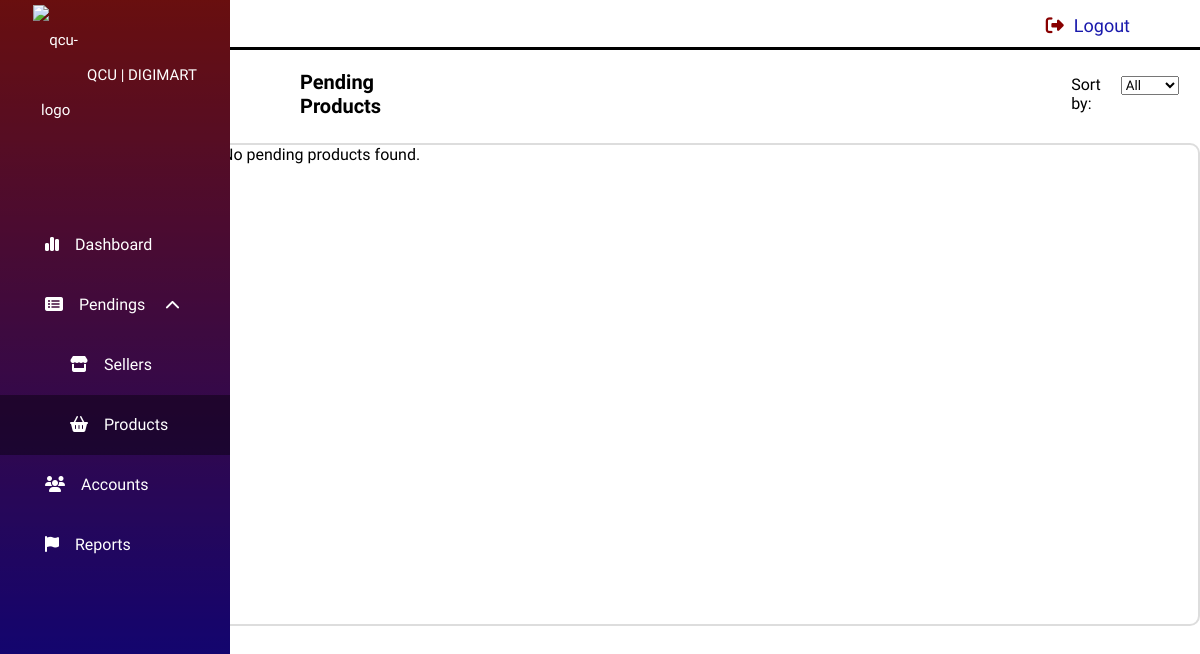
The page /admin/pending-products.php on the database as committed earlier.
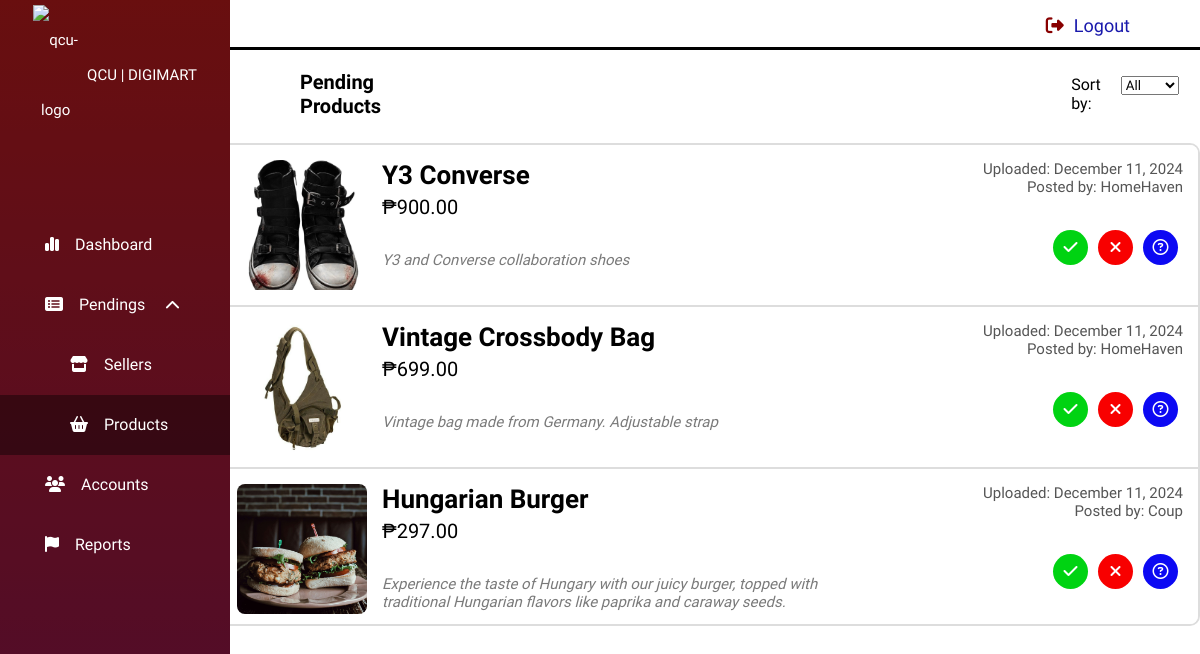
The same page on the database as committed later.
### tables this page shows
CREATE TABLE `pending_products` (
  `id` int(11) NOT NULL,
  `name` varchar(255) NOT NULL,
  `description` text NOT NULL,
  `price` decimal(10,2) NOT NULL,
  `is_available` int(11) NOT NULL DEFAULT 1,
  `category_id` int(11) NOT NULL,
  `category` varchar(255) NOT NULL,
  `images` varchar(255) NOT NULL,
  `s_id` int(11) NOT NULL,
  `date_created` datetime NOT NULL DEFAULT current_timestamp()
);

CREATE TABLE `seller` (
  `id` int(11) NOT NULL,
  `first_name` varchar(255) NOT NULL,
  `last_name` varchar(255) NOT NULL,
  `store_name` varchar(255) DEFAULT NULL,
  `org_type` varchar(30) NOT NULL,
  `store_profile` varchar(255) NOT NULL,
  `store_banner` varchar(255) NOT NULL,
  `description` text NOT NULL,
  `email` varchar(255) NOT NULL,
  `password` varchar(255) NOT NULL,
  `date_created` datetime(6) NOT NULL,
  `status` varchar(100) NOT NULL DEFAULT 'active',
  `suspend_until` date NOT NULL,
  `verification_code` varchar(255) NOT NULL,
  `is_verified` int(11) NOT NULL
);

### admin/pending-products.php (the view, shortened to what this page needs)
<?php
include '../config/config.php';
$sql = "SELECT pp.*, s.store_name, s.first_name, s.last_name, c.name as category_name
        FROM pending_products pp
        JOIN seller s ON pp.s_id = s.id
        JOIN category c ON pp.category_id = c.id
        ORDER BY pp.date_created DESC";
$result = $conn->query($sql);
?>
<!DOCTYPE html>
<html lang="en">
<head>
</head>
<body>
<?php include 'sidebar.php'; ?>
<div class="wrapper">
    <div class="product-wrapper">
        <div class="header">
            <h1>Pending Products</h1>
            <div class="filter-product">
                <p>Sort by:</p>
                <div class="sort-product">
                    <select name="sort_type" id="sort_type">
                        <option value="all" selected>All</option>
                    </select>
                </div>
            </div>
        </div>
        <div class="product-list">
            <?php
            if ($result->num_rows > 0) {
                while ($row = $result->fetch_assoc()) {
                    $images = json_decode($row['images'], true);
                    $firstImage = $images && isset($images[0]) ? $images[0] : 'default.jpg';
                ?>
                    <div class="product-item"
                        data-id="<?php echo $row['id']; ?>"
                        data-name="<?php echo htmlspecialchars($row['name']); ?>"
                        data-price="<?php echo htmlspecialchars($row['price']); ?>"
                        data-description="<?php echo htmlspecialchars($row['description']); ?>"
                        data-category="<?php echo htmlspecialchars($row['category_name']); ?>"
                        data-uploaded="<?php echo date("F j, Y - g:i A", strtotime($row['date_created'])); ?>"
                        data-store="<?php echo htmlspecialchars($row['store_name']); ?>"
                        data-seller="<?php echo htmlspecialchars($row['first_name'] . ' ' . $row['last_name']); ?>">
                        <div class="product-image" onclick="openImageModal('<?php echo htmlspecialchars($firstImage); ?>')">
                            <img src="../assets/<?php echo htmlspecialchars($firstImage); ?>" alt="Product Image">
                        </div>
                        <div class="product-details">
                            <p class="product-name"><?php echo htmlspecialchars($row['name']); ?></p>
                            <p class="product-price">&#8369;<?php echo htmlspecialchars($row['price']); ?></p>
                            <p class="product-description"><i><?php echo htmlspecialchars($row['description']); ?></i></p>
                            <p class="product-meta">Uploaded: <?php echo date("F j, Y", strtotime($row['date_created'])); ?><br>Posted by: <?php echo htmlspecialchars($row['store_name']); ?></p>
                        </div>
                        <div class="action-icons">
                            <button class="approve" onclick="openApproveModal(<?php echo $row['id']; ?>)">
                                <i class="fa-solid fa-check"></i>
                            </button>
                            <button class="reject" onclick="openRejectModal(<?php echo $row['id']; ?>)">
                                <i class="fa-solid fa-xmark"></i>
                            </button>
                            <button class="info" onclick="openModal('infoProductModal', this)">
                                <i class="fa-regular fa-circle-question"></i>
                            </button>
                        </div>
                    </div>
                <?php
                }
            } else {
                echo "<p>No pending products found.</p>";
            }
            ?>
        </div>
    </div>
</div>
</body>
</html>

### admin/sidebar.php (shortened to what this page needs)
<!DOCTYPE html>
<html lang="en">
<head>
    <link rel="stylesheet" href="https://cdnjs.cloudflare.com/ajax/libs/font-awesome/6.6.0/css/all.min.css" />
    <link rel="stylesheet" href="../css/newadminstyle.css">
</head>
<body>
    <nav class="navbar">
        <div class="nav-logout">
            <a href="../uploads/logout.php"><i class="fa-solid fa-right-from-bracket"></i>Logout</a>
        </div>
    </nav>
    <div class="sidebar">
        <header> <img src="../assets/qcu-logo.png" alt="qcu-logo">QCU | DIGIMART</header>
        <ul>
            <li id="dashboard"><a href="dashboard.php"><i class="fa-solid fa-chart-simple"></i>Dashboard</a></li>
            <li id="listings" class="dropdown" onclick="toggleDropdown()">
                <div class="dropdown-show">
                    <a href="#"><i class="fa-solid fa-rectangle-list"></i>Pendings</a>
                    <i class="fa-solid fa-chevron-down"></i>
                </div>
                <ul class="dropdown-content">
                    <li><a href="pending-sellers.php" id="pending-sellers"><i class="fa-solid fa-store"></i>Sellers</a></li>
                    <li><a href="pending-products.php" id="pending-products"><i class="fa-solid fa-basket-shopping"></i>Products</a></li>
                </ul>
            </li>
            <li id="accounts-li"><a href="accounts.php"><i class="fa-solid fa-users"></i>Accounts</a></li>
            <li id="reports"><a href="reports.php"><i class="fa-solid fa-flag"></i>Reports</a></li>
        </ul>
    </div>
</body>
</html>

### css/newadminstyle.css (style rules this page uses)
:root { --success-button: #00d312; --danger-button: #f80000; --blue-button: #0c09f3; --border-table: 2px solid #ddd; --hover-success-button: #001d02; --hover-danger-button: #2e0000; --hover-blue-button: #010025; }
* { padding: 0; margin: 0; font-family: 'Questrial', sans-serif; box-sizing: border-box; text-decoration: none; }
nav { padding: 0 20px; height: 50px; border-bottom: 3px solid #000; }
.navbar .nav-logout { float: right; margin: 15px 50px; }
.navbar .nav-logout a { font-size: 18px; color: rgb(25, 25, 172); }
.navbar .nav-logout i { cursor: pointer; margin-right: 10px; color: rgb(136, 0, 0); }
.sidebar { position: fixed; left: 0; top: 0; width: 230px; height: 100%; background: linear-gradient(360deg, hsla(239, 100%, 43%, 1) 0%, hsla(0, 75%, 39%, 1) 100%); overflow: hidden; transition: left 0.3s ease; z-index: 4; }
.sidebar::before { content: ''; position: absolute; top: 0; left: 0; width: 100%; height: 100%; background: rgba(0, 0, 0, 0.4); z-index: -1; }
.sidebar header { color: white; margin: 5px 0; display: flex; justify-content: center; align-items: center; font-size: 15px; text-align: center; line-height: 70px; user-select: none; }
.sidebar header img { width: 45px; margin-right: 9px; }
.sidebar ul { margin-top: 70px; }
.sidebar ul a { display: block; height: 100%; text-align: left; width: 100%; margin-left: 45px; line-height: 60px; font-size: 16px; color: #ffffff; box-sizing: border-box; }
.sidebar ul a i { cursor: pointer; margin-right: 16px; }
.sidebar li.active { background-color: rgba(0, 0, 0, 0.4); }
.sidebar .dropdown-content li.active { background-color: rgba(0, 0, 0, 0.4); }
.sidebar ul li { transition: background-color 0.3s ease; }
.dropdown .dropdown-show { display: flex; align-items: center; }
.dropdown .dropdown-show .fa-chevron-down { color: #fff; margin-right: 50px; font-size: 15px; cursor: pointer; }
.dropdown .dropdown-content { list-style: none; display: none; margin-top: 0; }
.dropdown .dropdown-content li { padding-left: 25px; }
.fa-chevron-down { transition: transform 0.3s ease; }
.fa-chevron-down.active { transform: rotate(180deg); }
.wrapper { margin-left: 220px; }
.wrapper h1 { font-size: 20px; margin: 20px }
.filter-product, .filter-report { display: flex; margin-left: 20px; gap: 20px; }
.product-wrapper .header { display: flex; justify-content: flex-start; align-items: center; margin-left: 60px; }
.product-wrapper .header .filter-product { margin-left: 670px; }
.product-list { max-width: 1000px; height: calc(161px * 3); margin: 5px auto; border-radius: 10px; overflow-y: auto; overflow-x: hidden; border: 2px solid #ddd; background-color: #fff; position: relative; }
.product-item { display: flex; padding: 15px; max-height: 165px; border-bottom: 2px solid #ddd; align-items: flex-start; position: relative; }
.product-image { width: 130px; height: 130px; border-radius: 8px; cursor: pointer; overflow: hidden; margin-right: 15px; }
.product-image img { width: 100%; height: 100%; object-fit: cover; }
.product-details { flex: 1; padding-right: 20px; position: relative; }
.product-list .product-name { font-size: 26px; font-weight: bold; margin: 0; }
.product-list .product-price { font-size: 20px; color: #000000; margin: 5px 0; }
.product-list .product-description { font-size: 15px; color: #7a7a7a; display: -webkit-box; -webkit-box-orient: vertical; overflow: hidden; text-overflow: ellipsis; -webkit-line-clamp: 3; line-clamp: 3; margin-top: 32px; max-width: 500px; }
.product-list .product-meta { font-size: 15px; color: #555; text-align: right; position: absolute; top: 0; right: 0; }
.product-list .action-icons { display: flex; gap: 10px; position: absolute; bottom: 20px; right: 20px; }
.action-icons button { width: 35px; height: 35px; border: none; margin: 20px auto; border-radius: 50%; color: #fff; cursor: pointer; font-size: 16px; }
.action-icons .approve { background-color: var(--success-button); }
.action-icons .reject { background-color: var(--danger-button); }
.action-icons .info { background-color: var(--blue-button); }

Rows that differ between the two databases and show on the page:
added pending_products: shows a picture, name "Y3 Converse", price "900.00", description "Y3 and Converse collaboration shoes", date_created "December 11, 2024", seller.store_name "HomeHaven"
added pending_products: shows a picture, name "Vintage Crossbody Bag", price "699.00", description "Vintage bag made from Germany. Adjustable strap", date_created "December 11, 2024", seller.store_name "HomeHaven"
added pending_products: shows a picture, name "Hungarian Burger", price "297.00", description "Experience the taste of Hungary with our juicy burger, topped with traditional Hungarian flavors like paprika and caraway seeds.", date_created "December 11, 2024", seller.store_name "Coup"
Other text that changed with them:
text no longer shown: "No pending products found."
